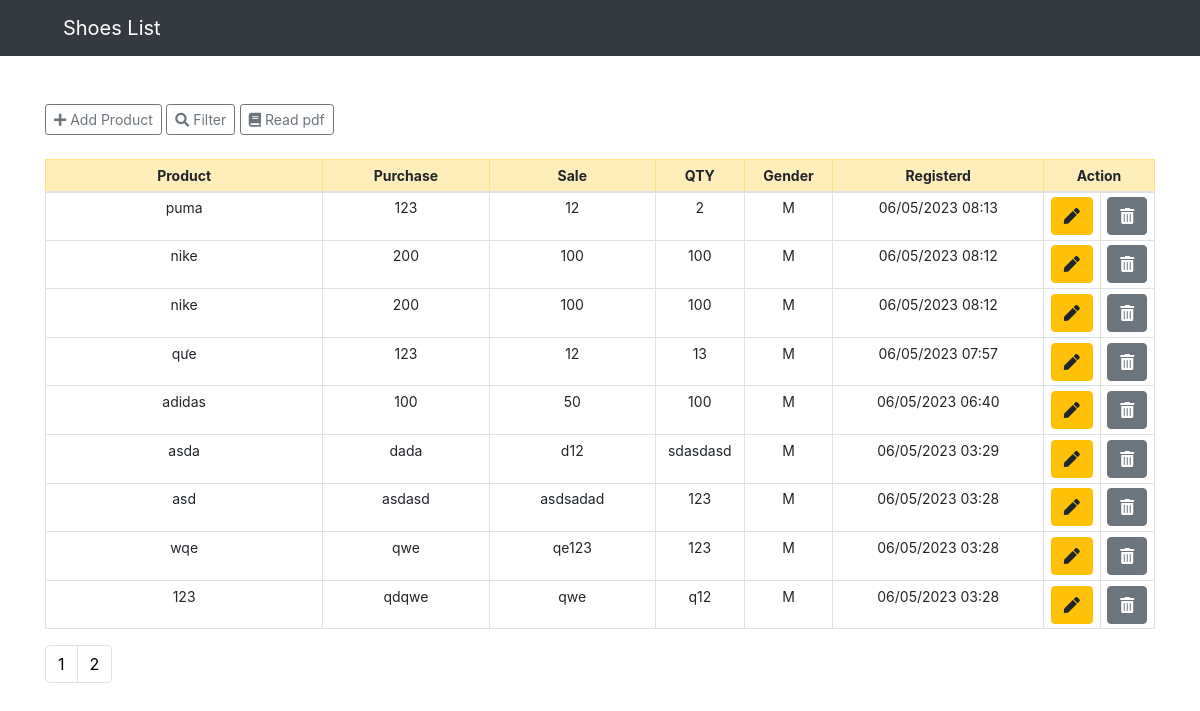
The page / on the database its author committed.
### App/models.py (models this page shows, shortened)
class Product(models.Model):
    GENDER = (
        ('M','M'),
        ('F','F'),
    )
    id = models.IntegerField(primary_key=True)
    product=models.CharField(max_length=40)
    purchase=models.CharField(max_length=40)
    sale=models.CharField(max_length=10)
    qty=models.CharField(max_length=10)
    gender=models.CharField(max_length=1,null=True, choices=GENDER)
    note=models.TextField()
    created_at = models.DateTimeField(auto_now_add=True)

### App/views.py (the view)
# urls.py: 2. Add a URL to urlpatterns:  path('', views.home, name='home')
def home (request):
    all_product=Product.objects.all().order_by('-created_at')
    paginator = Paginator(all_product, per_page=9)
    page_number = request.GET.get('page', 1)
    page_obj=paginator.get_page(page_number)
    return render(request,'home.html',{"products": page_obj.object_list,"paginator":paginator})

### App/templates/home.html (shortened to what this page needs)
{% extends 'base.html' %}
{% block navbar-content %}
&nbsp;&nbsp; Shoes List
{% endblock navbar-content %}
{% block content %}
<div class="container">
 <br><br>
    <a href="{% url 'add_product' %}" class="btn btn-outline-secondary btn-sm"><i class="fas fa-plus"></i> Add Product</a>
    <a href="{% url 'go_filter' %}" class="btn btn-outline-secondary btn-sm"><i class="fas fa-search"></i> Filter</a>
    <a href="{% url 'read_pdf' %}" class="btn btn-outline-secondary btn-sm"><i class="fas fa-book"></i> Read pdf</a>
    <table class ="table table-bordered table-sm mt-4" style="text-align: center; font-size:14px;">
        <thead class="table-warning">
            <tr>
                <th style="width: 25%">Product</th>
                <th style="width: 15%">Purchase</th>
                <th style="width: 15%">Sale</th>
                <th style="width: 8%">QTY</th>
                <th style="width: 8%">Gender</th>
                <th style="width: 19%">Registerd</th>
                <th colspan="2" style="width: 10%">Action</th>
        </thead>
        {%for product in products %}
        <tr>
            <td> {{product.product}}</td>
            <td> {{product.purchase}}</td>
            <td> {{product.sale}}</td>
            <td> {{product.qty}}</td>
            <td> {{product.gender}}</td>
            <td> {{ product.created_at|date:'m/d/Y H:i' }}</td>
            <td>
                <a href="/product/{{product.id}}" class="btn btn-warning" title="Edit product">
                    <i class="fas fa-pen"></i>
                </a>
            </td>
            <td>
                <a href="/delete_product/{{product.id}}" class="btn btn-secondary" title="Delete">
                    <i class="fas fa-trash-alt"></i>
                </a>
            </td>
        </tr>
        {% endfor %}
    </table>
    <nav aria-label="Page navigation example">
    <ul class="pagination">
        {% for i in paginator.page_range %}
            <li class="page-item"><a class="page-link gray-page" href="?page={{ i }}">{{ i }}</a></li>
        {% endfor %}
    </ul>
</nav>
</div>
{% endblock content %}

### App/templates/base.html (shortened to what this page needs)
{%load static%}
<!DOCTYPE html>
<html lang="en">
<head>
    <link rel="stylesheet" href="https://stackpath.bootstrapcdn.com/bootstrap/4.3.1/css/bootstrap.min.css">
    <link rel="stylesheet" href="{% static '/css/style.css' %}">
    <link rel="stylesheet" href="https://use.fontawesome.com/releases/v5.8.1/css/all.css">
    <link rel="stylesheet" href="https://cdnjs.cloudflare.com/ajax/libs/pdf.js/2.8.335/pdf_viewer.min.css" />
  </head>
<body>
  <div class="wrapper">
    <header>
      <nav class = "navbar navbar-expand-lg navbar-dark bg-dark">
        <div class="col-sm">
          <a class="navbar-brand flex-grow-1" style = "text-align: center; color: #fff; margin-left: 15px">
            {% block navbar-content %}{%endblock navbar-content %}
          </a>
        </div>
      </nav>
    </header>
  {% block content %} {% endblock content %}
  </div>
</body>
</html>

### App/static/css/style.css (style rules this page uses)
html, body { height: 100%; margin: 0; max-width: 100%; overflow: hidden; }
.wrapper { min-height: 100%; margin-bottom: -50px; }
.gray-page { color: gray; }

### App/templates/home.html (style rules this page uses)
.gray-page { color: black; }

### rows shown on the page
Product: product "puma", purchase "123", sale "12", qty "2", gender "M", created_at "06/05/2023 08:13"
Product: product "nike", purchase "200", sale "100", qty "100", gender "M", created_at "06/05/2023 08:12"
Product: product "nike", purchase "200", sale "100", qty "100", gender "M", created_at "06/05/2023 08:12"
Product: product "qưe", purchase "123", sale "12", qty "13", gender "M", created_at "06/05/2023 07:57"
Product: product "adidas", purchase "100", sale "50", qty "100", gender "M", created_at "06/05/2023 06:40"
Product: product "asda", purchase "dada", sale "d12", qty "sdasdasd", gender "M", created_at "06/05/2023 03:29"
Product: product "asd", purchase "asdasd", sale "asdsadad", qty "123", gender "M", created_at "06/05/2023 03:28"
Product: product "wqe", purchase "qwe", sale "qe123", qty "123", gender "M", created_at "06/05/2023 03:28"
Product: product "123", purchase "qdqwe", sale "qwe", qty "q12", gender "M", created_at "06/05/2023 03:28"

### other values the page prints
{{ i }} "1" "2"
